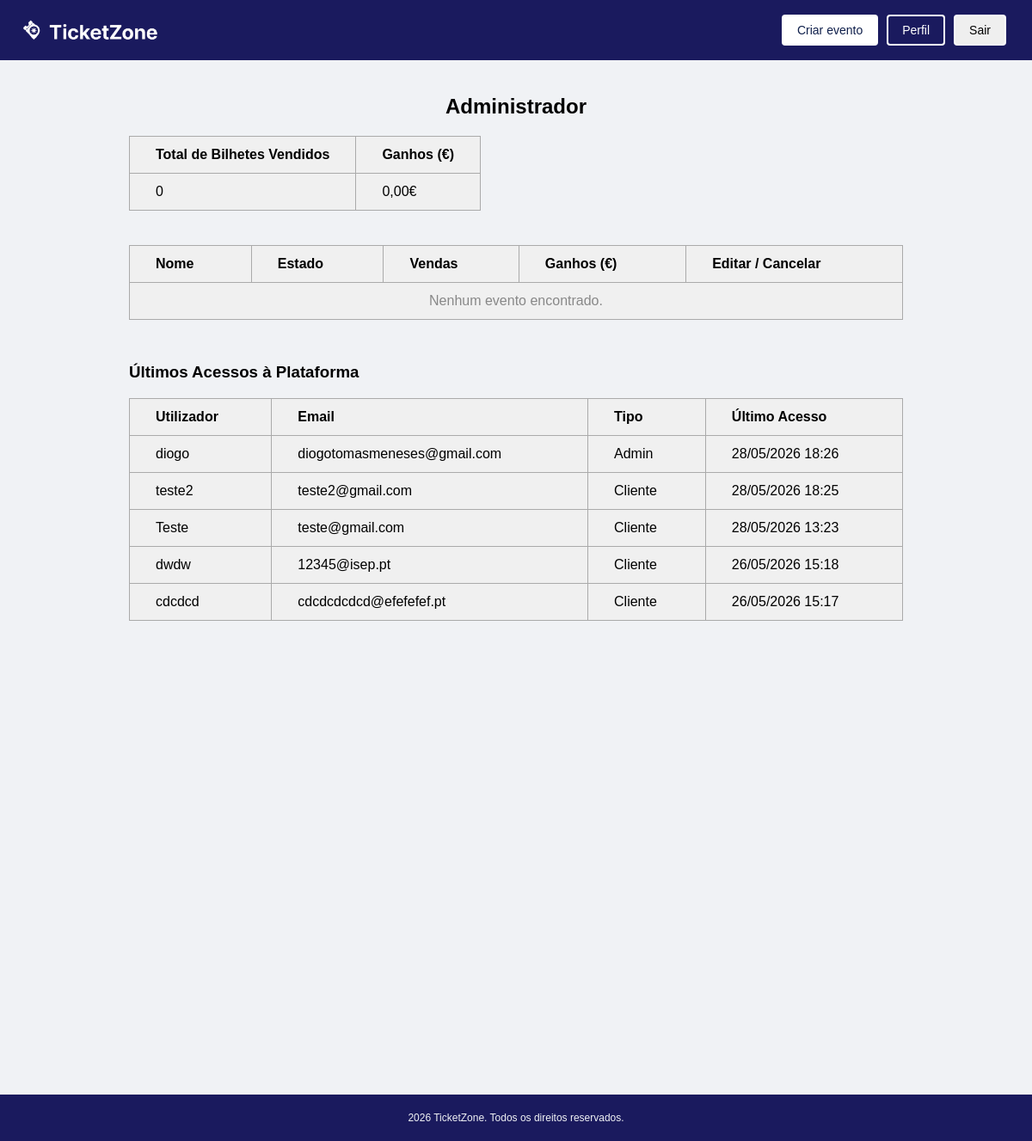
/admin.php (signed in), run on the app's committed database.
### tables this page shows
CREATE TABLE utilizadores (
        id INTEGER PRIMARY KEY AUTOINCREMENT,
        username TEXT NOT NULL UNIQUE,
        email TEXT NOT NULL UNIQUE,
        password_hash TEXT NOT NULL,
        tipo TEXT NOT NULL CHECK(tipo IN ('cliente', 'admin')),
        data_registo TEXT DEFAULT CURRENT_TIMESTAMP,
        ultimo_acesso TEXT
    );

### scripts/carregar_entradas.php (called while the page is built, shortened)
<?php
$db = new SQLite3(__DIR__ . '/../ticketzone.db');
$query = "
    SELECT
        username,
        email,
        tipo,
        ultimo_acesso
    FROM utilizadores
    WHERE ultimo_acesso IS NOT NULL
    ORDER BY ultimo_acesso DESC
    LIMIT 50
";
$resultado = $db->query($query);
$entradas = [];
while ($linha = $resultado->fetchArray(SQLITE3_ASSOC)) {
    $entradas[] = $linha;
}
?>

### admin.php (the view, shortened to what this page needs)
<?php
require_once __DIR__ . '/scripts/carregar_eventos.php';
require_once __DIR__ . '/scripts/carregar_entradas.php';
$total_bilhetes_geral = 0;
$total_ganhos_geral   = 0;
?>
<!DOCTYPE html>
<html lang="pt">
<head>
    <link rel="stylesheet" href="styles/admin.css" />
</head>
<body>
    <nav>
        <div class="logo-nav">
            <img src="images/logo.png" alt="Logo TicketZone" />
        </div>
        <div class="botoes-nav">
            <button class="botao botao-criar">Criar evento</button>
            <button class="botao botao-perfil" onclick="location.href='perfil.php'">Perfil</button>
            <button class="botao botao-sair" onclick="location.href='scripts/logout.php'">Sair</button>
        </div>
    </nav>
    <main>
        <h2>Administrador</h2>
        <div class="resumo">
            <table>
                <thead>
                    <tr>
                        <th>Total de Bilhetes Vendidos</th>
                        <th>Ganhos (€)</th>
                    </tr>
                </thead>
                <tbody>
                    <tr>
                        <td><?= number_format($total_bilhetes_geral, 0, ',', '.') ?></td>
                        <td><?= number_format($total_ganhos_geral,   2, ',', '.') ?>€</td>
                    </tr>
                </tbody>
            </table>
        </div>
        <table class="eventos">
            <thead>
                <tr>
                    <th>Nome</th>
                    <th>Estado</th>
                    <th>Vendas</th>
                    <th>Ganhos (€)</th>
                    <th>Editar / Cancelar</th>
                </tr>
            </thead>
            <tbody>
                <?php if (empty($eventos)): ?>
                    <tr>
                        <td colspan="5" style="text-align: center; color: #888;">
                            Nenhum evento encontrado.
                        </td>
                    </tr>
                <?php endif; ?>
            </tbody>
        </table>
        <h3 style="margin-top: 50px;">Últimos Acessos à Plataforma</h3>
        <table class="eventos">
            <thead>
                <tr>
                    <th>Utilizador</th>
                    <th>Email</th>
                    <th>Tipo</th>
                    <th>Último Acesso</th>
                </tr>
            </thead>
            <tbody>
                <?php if (empty($entradas)): ?>
                    <tr>
                        <td colspan="4" style="text-align: center; color: #888;">
                            Nenhum acesso registado.
                        </td>
                    </tr>
                <?php else: ?>
                    <?php foreach ($entradas as $entrada): ?>
                        <tr>
                            <td><?= htmlspecialchars($entrada['username']) ?></td>
                            <td><?= htmlspecialchars($entrada['email']) ?></td>
                            <td><?= ucfirst(htmlspecialchars($entrada['tipo'])) ?></td>
                            <td>
                                <?php
                                    $timestamp = strtotime($entrada['ultimo_acesso']);
                                    echo date('d/m/Y H:i', $timestamp);
                                ?>
                            </td>
                        </tr>
                    <?php endforeach; ?>
                <?php endif; ?>
            </tbody>
        </table>
    </main>
    <footer>
        <p>2026 TicketZone. Todos os direitos reservados.</p>
    </footer>
</body>
</html>

### styles/admin.css (style rules this page uses)
body { font-family: Arial, sans-serif; background-color: #f0f2f5; margin: 0; padding: 0; }
nav { background-color: #1a1a5e; padding: 0px 30px; display: flex; justify-content: space-between; align-items: center; height: 70px; overflow: hidden; }
h2 { text-align: center; }
.logo-nav { color: white; font-size: 20px; font-weight: bold; display: flex; align-items: center; gap: 10px; }
.logo-nav img { height: 300px; margin-left: -80px; display: block; }
.botoes-nav { display: flex; gap: 10px; }
.botao { padding: 8px 16px; border-radius: 4px; font-size: 14px; cursor: pointer; border: 2px solid white; }
.botao-criar { background-color: white; color: #0f1f4b; }
.botao-perfil { background-color: transparent; color: white; }
main { max-width: 900px; margin: 40px auto; padding: 0 20px; }
table { border-collapse: collapse; background-color: #f0f0f0; }
th, td { border: 1px solid #aaaaaa; padding: 12px 30px; text-align: left; }
th { font-weight: bold; }
.resumo { margin-bottom: 40px; }
.eventos { width: 100%; }
footer { text-align: center; padding: 8px; font-size: 12px; color: #f0f2f5; background-color: #1a1a5e; margin-top: 550px; border-top: 1px solid #eee; }

### data on the page
utilizadores: username "diogo", email "diogotomasmeneses@gmail.com", tipo "Admin", ultimo_acesso "28/05/2026 18:26"
utilizadores: username "teste2", email "teste2@gmail.com", tipo "Cliente", ultimo_acesso "28/05/2026 18:25"
utilizadores: username "Teste", email "teste@gmail.com", tipo "Cliente", ultimo_acesso "28/05/2026 13:23"
utilizadores: username "dwdw", email "12345@isep.pt", tipo "Cliente", ultimo_acesso "26/05/2026 15:18"
utilizadores: username "cdcdcd", email "cdcdcdcdcd@efefefef.pt", tipo "Cliente", ultimo_acesso "26/05/2026 15:17"

### other printed values
$total_bilhetes_geral "0"
$total_ganhos_geral "0,00"
